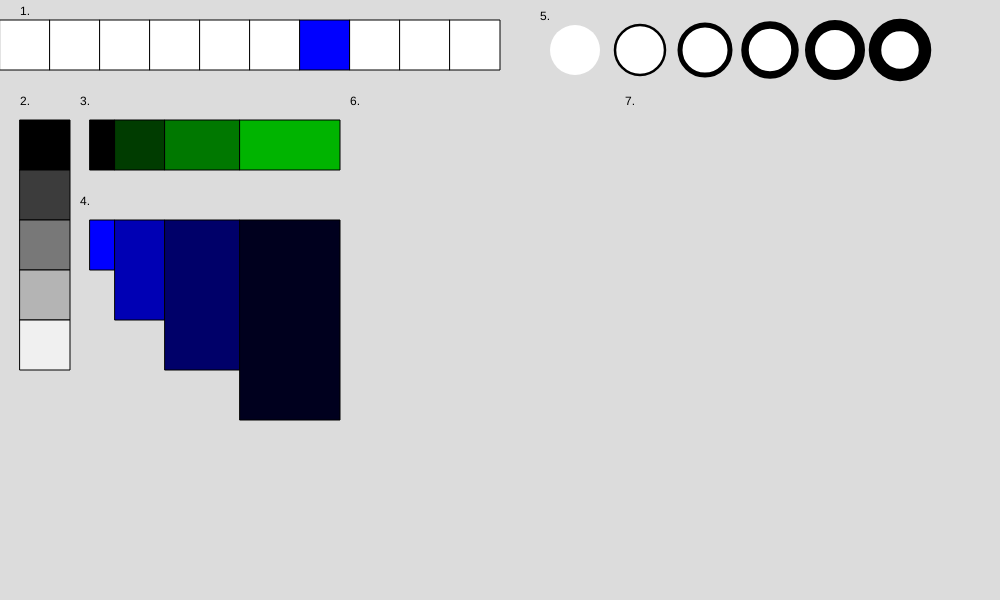
Frame 1 (no input)
Frame 60 (no input): identical to frame 1, image omitted
Frame 120 (the mouse pressed at the canvas centre since frame 60): identical to frame 1, image omitted

The p5.js sketch that drew this single still picture (run headless with seeded random() and noise() and a simulated clock; from frame 60 on, the mouse is pressed at the canvas centre):

// p5.js sketch
// ── sketch.js
let i = 0


function setup() {
  createCanvas(1000, 600);
}

function draw() {
  background(220);

fill("black");
  text("1.", 20, 15);
text("2.", 20, 105);
text("3.",  80, 105);
text("4.",  80, 205);
text("5.",  540, 20);
text("6.", 350, 105);
text("7.", 625, 105);

//1.

for (let i = 0; i < 10; i++) {
if (i === 6) {
  fill("blue");
} else { 
  fill("white");
}

  rect(i * 50, 20, 50, 50);
}

//2.
for (let i = 0; i < 5; i++) {
fill(i * 60);

  rect(20, 120 + (i * 50), 50);
}

//3.
for (let i = 0; i < 4; i++) {
  fill(0, i * 60, 0);
//Blokken
if (i === 0) {
  rect(90, 120, 25, 50);
} else if (i === 1) {
  rect(115, 120, 50, 50);
} else if (i === 2) {
  rect(165, 120, 75, 50);
} else if (i === 3) {
  rect(240, 120, 100, 50);
}
}

//4.
for (let i = 0; i < 4; i++) {
  fill(0, 0, 255 - (i * 75));
//Blokken
  if (i === 0) {
    rect(90, 220, 25, 50);
  } else if (i === 1) {
    rect(115, 220, 50, 100);
  } else if (i === 2) {
    rect(165, 220, 75, 150);
  } else if (i === 3) {
    rect(240, 220, 100, 200);
  }
}

//5.
for (let i = 0; i < 6; i++) {
  strokeWeight(0 + (i * 2.5));
fill("white");
  //Cirkels
if (i === 0) {
  circle(575, 50, 50);
  } else if (i === 1) {
    circle(640, 50, 50);
  } else if (i === 2) {
    circle(705, 50, 50);
  } else if (i === 3) {
    circle(770, 50, 50);
  } else if (i === 4) {
    circle(835, 50, 50);
  } else if (i === 5) {
    circle(900, 50, 50);
  }
}

//6.
for (let i = 0; i < 10; i++) {

}

strokeWeight(1);

}
